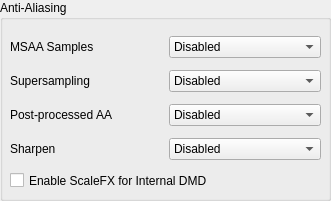
    <widget class="QGroupBox" name="GroupBoxAntialiasing">
     <property name="geometry">
      <rect>
       <x>880</x>
       <y>110</y>
       <width>331</width>
       <height>201</height>
      </rect>
     </property>
     <property name="title">
      <string>Anti-Aliasing</string>
     </property>
     <property name="flat">
      <bool>false</bool>
     </property>
     <widget class="QCheckBox" name="ScaleFXDMD">
      <property name="geometry">
       <rect>
        <x>10</x>
        <y>170</y>
        <width>221</width>
        <height>21</height>
       </rect>
      </property>
      <property name="text">
       <string>Enable ScaleFX for Internal DMD</string>
      </property>
     </widget>
     <widget class="QWidget" name="gridLayoutWidget_8">
      <property name="geometry">
       <rect>
        <x>10</x>
        <y>30</y>
        <width>311</width>
        <height>140</height>
       </rect>
      </property>
      <layout class="QGridLayout" name="GridAntialiasing">
       <item row="0" column="1">
        <widget class="QComboBox" name="MSAASamples">
         <item>
          <property name="text">
           <string>Disabled</string>
          </property>
         </item>
         <item>
          <property name="text">
           <string>4 Samples</string>
          </property>
         </item>
         <item>
          <property name="text">
           <string>6 Samples</string>
          </property>
         </item>
         <item>
          <property name="text">
           <string>8 Samples</string>
          </property>
         </item>
        </widget>
       </item>
       <item row="1" column="0">
        <widget class="QLabel" name="LabelAAFactor">
         <property name="frameShape">
          <enum>QFrame::Shape::NoFrame</enum>
         </property>
         <property name="text">
          <string>Supersampling</string>
         </property>
        </widget>
       </item>
       <item row="3" column="1">
        <widget class="QComboBox" name="Sharpen">
         <item>
          <property name="text">
           <string>Disabled</string>
          </property>
         </item>
         <item>
          <property name="text">
           <string>CAS</string>
          </property>
         </item>
         <item>
          <property name="text">
           <string>Bilateral CAS</string>
          </property>
         </item>
        </widget>
       </item>
       <item row="1" column="1">
        <widget class="QComboBox" name="AAFactor">
         <item>
          <property name="text">
           <string>Disabled</string>
          </property>
         </item>
         <item>
          <property name="text">
           <string>50%</string>
          </property>
         </item>
         <item>
          <property name="text">
           <string>75%</string>
          </property>
         </item>
         <item>
          <property name="text">
           <string>125%</string>
          </property>
         </item>
         <item>
          <property name="text">
           <string>133%</string>
          </property>
         </item>
         <item>
          <property name="text">
           <string>150%</string>
          </property>
         </item>
         <item>
          <property name="text">
           <string>175%</string>
          </property>
         </item>
         <item>
          <property name="text">
           <string>200%</string>
          </property>
         </item>
        </widget>
       </item>
       <item row="3" column="0">
        <widget class="QLabel" name="LabelSharpen">
         <property name="frameShape">
          <enum>QFrame::Shape::NoFrame</enum>
         </property>
         <property name="text">
          <string>Sharpen</string>
         </property>
        </widget>
       </item>
       <item row="2" column="1">
        <widget class="QComboBox" name="FXAA">
         <item>
          <property name="text">
           <string>Disabled</string>
          </property>
         </item>
         <item>
          <property name="text">
           <string>Fast FXAA</string>
          </property>
         </item>
         <item>
          <property name="text">
           <string>Standard FXAA</string>
          </property>
         </item>
         <item>
          <property name="text">
           <string>Quality FXAA</string>
          </property>
         </item>
         <item>
          <property name="text">
           <string>Fast NFAA</string>
          </property>
         </item>
         <item>
          <property name="text">
           <string>Standard DLLA</string>
          </property>
         </item>
         <item>
          <property name="text">
           <string>Quality SMAA</string>
          </property>
         </item>
        </widget>
       </item>
       <item row="2" column="0">
        <widget class="QLabel" name="LabelFXAA">
         <property name="frameShape">
          <enum>QFrame::Shape::NoFrame</enum>
         </property>
         <property name="text">
          <string>Post-processed AA</string>
         </property>
        </widget>
       </item>
       <item row="0" column="0">
        <widget class="QLabel" name="LabelMSAA">
         <property name="frameShape">
          <enum>QFrame::Shape::NoFrame</enum>
         </property>
         <property name="text">
          <string>MSAA Samples</string>
         </property>
        </widget>
       </item>
      </layout>
     </widget>
    </widget>
